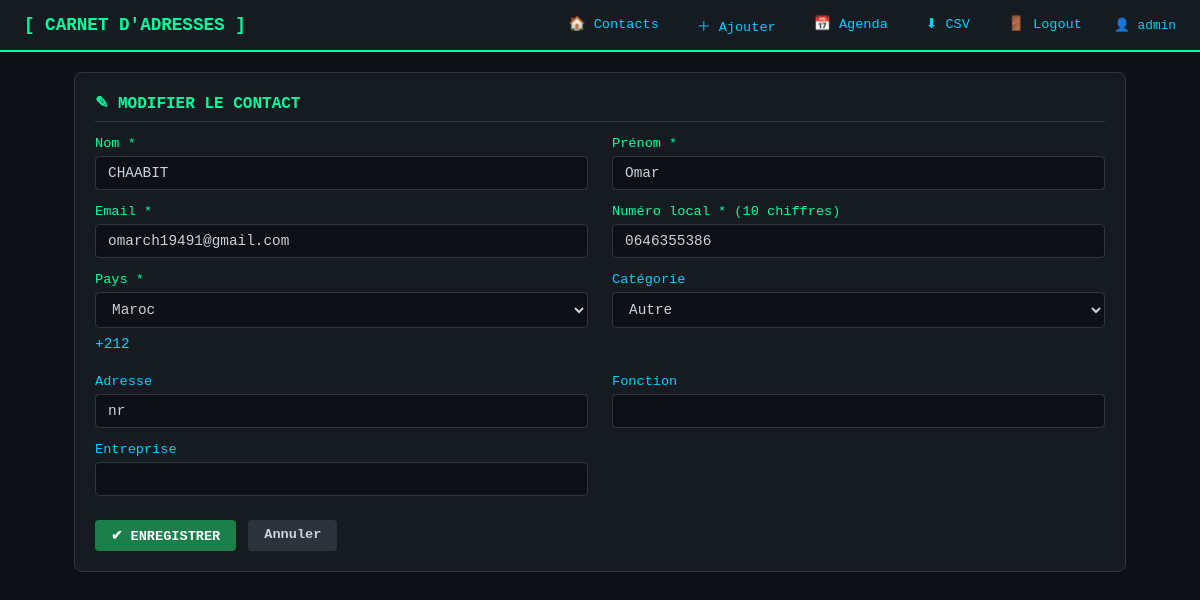
The page /modifier/CHAABIT (signed in) on the database its author committed.
### tables this page shows
CREATE TABLE contacts (
            id          INTEGER PRIMARY KEY AUTOINCREMENT,
            nom         TEXT NOT NULL,
            prenom      TEXT NOT NULL,
            email       TEXT UNIQUE NOT NULL,
            pays        TEXT NOT NULL,
            numero_local TEXT NOT NULL,
            adresse     TEXT DEFAULT '',
            fonction    TEXT DEFAULT '',
            entreprise  TEXT DEFAULT '',
            categorie   TEXT DEFAULT 'Autre'
        );

### flask_app/app.py (the view, shortened to what this page needs)
@app.route("/modifier/<nom>", methods=["GET", "POST"])
@login_required
def modifier(nom):
    contact = book.find(nom)
    if not contact:
        flash(f"Contact '{nom}' introuvable.", "error")
        return redirect(url_for("index"))
    return render_template("form.html",
                           indicatifs=INDICATIFS,
                           categories=CATEGORIES,
                           contact=contact,
                           admin=session.get("admin"))

### flask_app/app.py (called while the page is built)
@app.before_request
def setup():
    init_db()

def login_required(f):
    from functools import wraps
    @wraps(f)
    def decorated(*args, **kwargs):
        if not session.get("admin"):
            flash("Veuillez vous connecter.", "error")
            return redirect(url_for("login"))
        return f(*args, **kwargs)
    return decorated

### models/address_book.py (called while the page is built)
def get_connection():
    conn = sqlite3.connect(DB_PATH)
    conn.row_factory = sqlite3.Row
    return conn

    def find(self, nom):
        conn = get_connection()
        cur = conn.cursor()
        cur.execute("SELECT * FROM contacts WHERE LOWER(nom) = LOWER(?)", (nom,))
        row = cur.fetchone()
        conn.close()
        return self._row_to_contact(row) if row else None

    def _row_to_contact(self, row):
        if row is None:
            return None
        keys = row.keys()
        c = Contact(
            nom=row["nom"], prenom=row["prenom"],
            email=row["email"], pays=row["pays"],
            numero_local=row["numero_local"],
            adresse=row["adresse"] if "adresse" in keys else "",
            fonction=row["fonction"] if "fonction" in keys else "",
            entreprise=row["entreprise"] if "entreprise" in keys else "",
            categorie=row["categorie"] if "categorie" in keys else "Autre",
        )
        c._id = row["id"]
        return c

### models/contact.py (called while the page is built)
    def _valider_nom(self, valeur):
        valeur = valeur.strip()
        return bool(re.fullmatch(r"[A-Za-zÀ-ÿ\u0600-\u06FF\s'-]+", valeur))

    def _valider_email(self, email):
        return bool(re.match(r'^[\w\.-]+@[\w\.-]+\.\w{2,}$', email.strip()))

    def _valider_numero(self, numero):
        chiffres = re.sub(r'\s', '', numero.strip())
        return chiffres.isdigit() and len(chiffres) == 10

### flask_app/templates/form.html (shortened to what this page needs)
{% extends "base.html" %}
{% block content %}
<div class="container">
  <div class="card">
    <div class="card-title">
      {{ "✎  MODIFIER LE CONTACT" if contact else "＋  AJOUTER UN CONTACT" }}
    </div>
    <form method="POST" class="form-grid">
      <div class="form-group">
        <label class="required">Nom *</label>
        <input type="text" name="nom" value="{{ contact.nom if contact else '' }}" required>
      </div>
      <div class="form-group">
        <label class="required">Prénom *</label>
        <input type="text" name="prenom" value="{{ contact.prenom if contact else '' }}" required>
      </div>
      <div class="form-group">
        <label class="required">Email *</label>
        <input type="email" name="email" value="{{ contact.email if contact else '' }}" required>
      </div>
      <div class="form-group">
        <label class="required">Numéro local * (10 chiffres)</label>
        <input type="text" name="numero" value="{{ contact.numero_local if contact else '' }}"
               pattern="\d{10}" required>
      </div>
      <div class="form-group">
        <label class="required">Pays *</label>
        <select name="pays" id="pays" required onchange="updateIndicatif()">
          {% for pays in indicatifs.keys()|sort %}
            <option value="{{ pays }}"
              {% if contact and contact.pays == pays %}selected{% endif %}>
              {{ pays }}
            </option>
          {% endfor %}
        </select>
        <div class="indicatif-display" id="indicatif_display">
          {% if contact %}{{ contact.indicatif }}{% else %}—{% endif %}
        </div>
      </div>
      <div class="form-group">
        <label>Catégorie</label>
        <select name="categorie">
          {% for cat in categories %}
            <option value="{{ cat }}"
              {% if contact and contact.categorie == cat %}selected{% endif %}>
              {{ cat }}
            </option>
          {% endfor %}
        </select>
      </div>
      <div class="form-group">
        <label>Adresse</label>
        <input type="text" name="adresse" value="{{ contact.adresse if contact else '' }}">
      </div>
      <div class="form-group">
        <label>Fonction</label>
        <input type="text" name="fonction" value="{{ contact.fonction if contact else '' }}">
      </div>
      <div class="form-group">
        <label>Entreprise</label>
        <input type="text" name="entreprise" value="{{ contact.entreprise if contact else '' }}">
      </div>
      <div class="form-actions">
        <button type="submit" class="btn btn-add">
          {{ "✔  ENREGISTRER" if contact else "＋  AJOUTER" }}
        </button>
        <a href="{{ url_for('index') }}" class="btn btn-muted">Annuler</a>
      </div>
    </form>
  </div>
</div>
{% endblock %}

### flask_app/templates/base.html (style rules this page uses)
:root { --bg-dark:#0d1117; --bg-card:#161b22; --bg-input:#0d1117; --neon:#00ff9f; --neon2:#00cfff; --accent:#ff4e6a; --text:#c9d1d9; --muted:#8b949e; --border:#30363d; --btn-add:#1a7f4b; --btn-del:#8b1a2e; --btn-edit:#1a4f7f; }
* { box-sizing:border-box; margin:0; padding:0; }
body { font-family: "Consolas", monospace; background:var(--bg-dark); color:var(--text); min-height:100vh; }
a { color:var(--neon2); text-decoration:none; }
.container { max-width:1100px; margin:0 auto; padding:20px 24px; }
.btn { display:inline-block; padding:7px 16px; border:none; border-radius:4px; cursor:pointer; font-family:inherit; font-size:.85rem; font-weight:bold; transition:.15s; }
.btn-add { background:var(--btn-add); color:#fff; }
.btn-muted { background:#2d333b; color:var(--text); }
.card { background:var(--bg-card); border:1px solid var(--border); border-radius:8px; padding:20px; margin-bottom:16px; }
.card-title { color:var(--neon); font-size:1rem; font-weight:bold; margin-bottom:14px; border-bottom:1px solid var(--border); padding-bottom:8px; }

### flask_app/templates/form.html (style rules this page uses)
.form-grid { display:grid; grid-template-columns:1fr 1fr; gap:0 24px; }
.form-group { margin-bottom:14px; }
label { display:block; color:var(--neon2); font-size:.85rem; margin-bottom:5px; }
label.required { color:var(--neon); }
input, select { width:100%; background:var(--bg-input); color:var(--text); border:1px solid var(--border); border-radius:4px; padding:8px 12px; font-family:inherit; font-size:.9rem; outline:none; }
.form-actions { grid-column:1/-1; display:flex; gap:12px; margin-top:10px; }
.indicatif-display { color:var(--neon2); font-size:.9rem; padding:8px 0; }

### rows shown on the page
contacts: nom "CHAABIT", prenom "Omar", email "omarch19491@gmail.com", numero "0646355386", pays "Maroc", categorie "Autre", adresse "nr"

### other values the page prints
{{ admin }} "admin"
{{ "✎  MODIFIER LE CONTACT" if contact else "＋  AJOUTER UN CONTACT" }} "✎ MODIFIER LE CONTACT"
{{ contact.indicatif }} "+212"
{{ "✔  ENREGISTRER" if contact else "＋  AJOUTER" }} "✔ ENREGISTRER"
